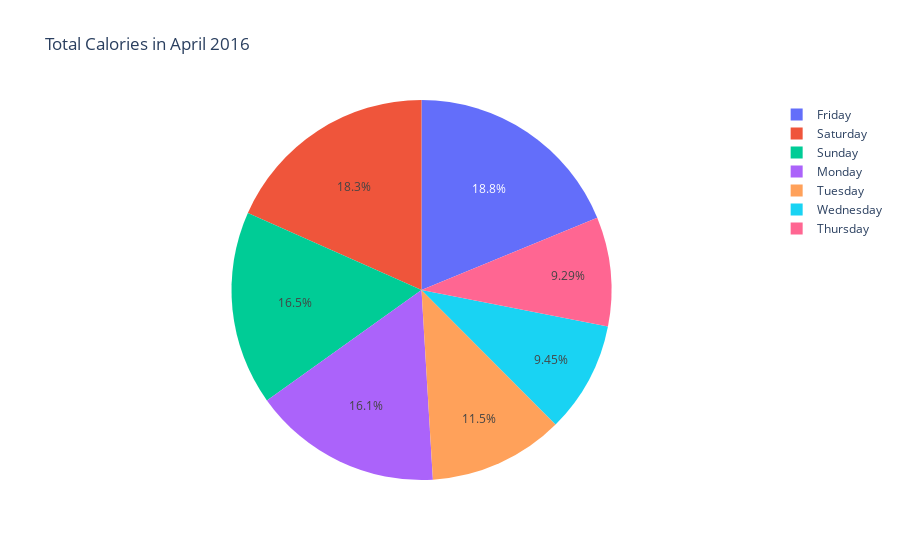

The code cell stored with this chart in its notebook:
### Code cell
ap = cp_data.query("month == 4").query('year == 2016')
fig = px.pie(ap, values="Calories", names="Day_Name", title="Total Calories in April 2016")
fig.show()

### Figure 1 — Plotly figure (JSON) as saved in the notebook; plotly's stock layout.template omitted (floating-point values rounded to 4 significant figures; data arrays with more than 128 entries replaced by an {"elided": "..."} marker saying what was removed)
{"data": [{"domain": {"x": [0, 1], "y": [0, 1]}, "hovertemplate": "Day_Name=%{label}<br>Calories=%{value}<extra></extra>", "labels": {"elided": "383 str values"}, "legendgroup": "", "name": "", "showlegend": true, "type": "pie", "values": {"elided": "383 int values"}}], "layout": {"autosize": true, "legend": {"tracegroupgap": 0}, "title": {"text": "Total Calories in April 2016"}}}
